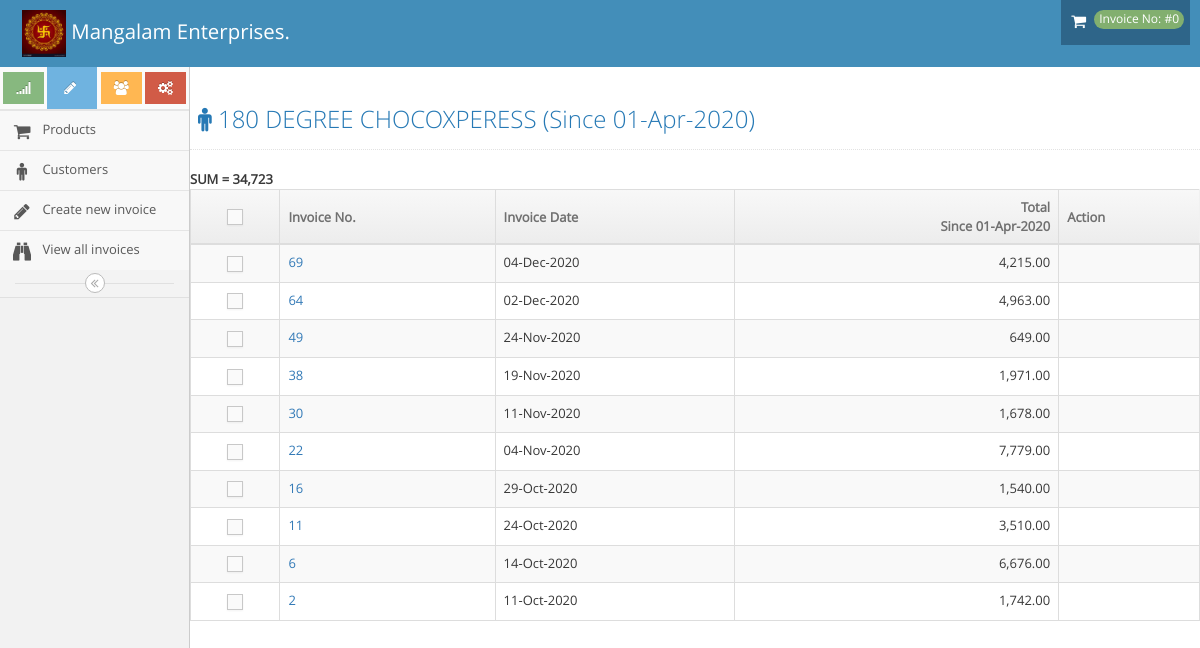
/customer/getCustomerDetails/20, run on an earlier commit of the app's database.
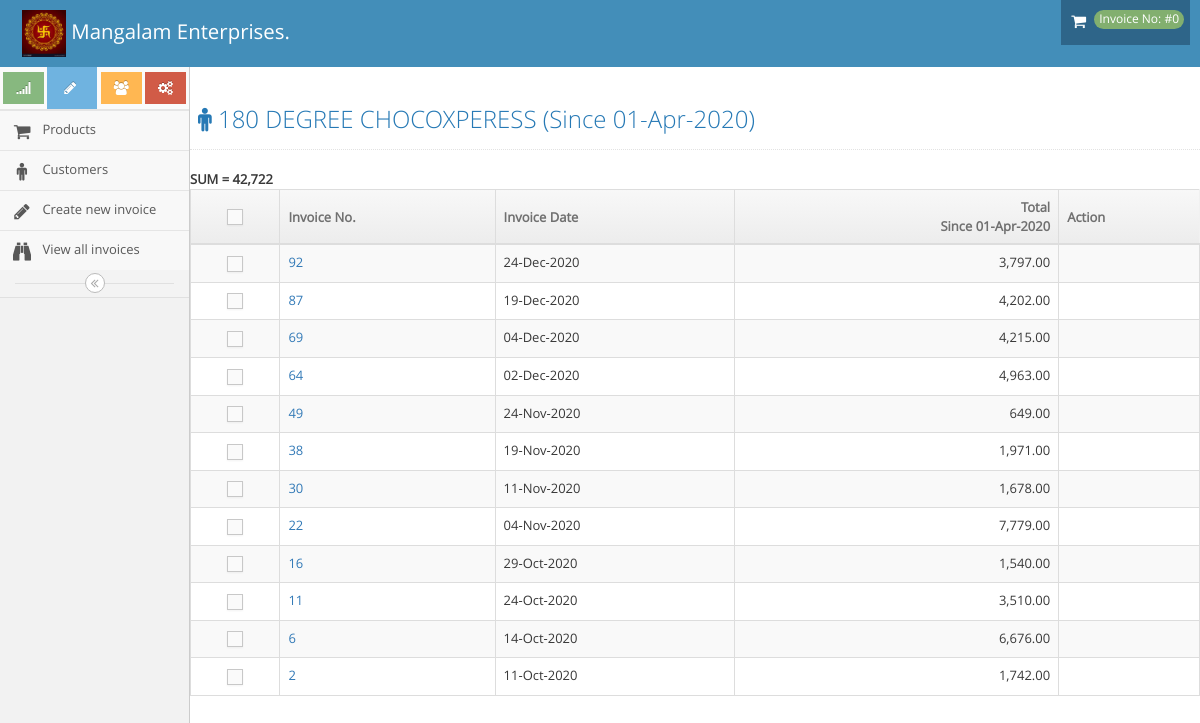
And on a later commit of the database.
### tables this page shows
CREATE TABLE `customer` (
  `id` int(11) NOT NULL,
  `name` varchar(200) NOT NULL,
  `email` varchar(100) NOT NULL,
  `contact` varchar(20) NOT NULL,
  `address` longtext NOT NULL,
  `pincode` varchar(10) NOT NULL,
  `city` varchar(100) NOT NULL,
  `state` varchar(100) NOT NULL,
  `gst_no` varchar(100) NOT NULL,
  `pan` varchar(19) DEFAULT NULL
);

CREATE TABLE `invoice` (
  `id` int(11) NOT NULL,
  `customer_id` int(11) NOT NULL,
  `created_at` datetime NOT NULL DEFAULT CURRENT_TIMESTAMP,
  `invoice_no` int(11) NOT NULL,
  `date` date DEFAULT NULL,
  `total` float DEFAULT NULL,
  `locked` int(11) NOT NULL DEFAULT '0'
);

### application/helpers/functions_helper.php (called while the page is built, shortened)
<?php
function date_converter($dt=null) {
          return date('d-M-Y',strtotime($dt));
}
function financial_yr_start(){
  $yr = date('Y');
  return $yr.'-04-01';
}
function _getAdminLoadView($template_name, $data = array()) {
          $CI = & get_instance();
          $CI->load->view('header', $data);
          $CI->load->view($template_name, $data);
          $CI->load->view('footer',$data);
}
?>

### application/controllers/customer.php (called while the page is built, shortened)
<?php
class Customer extends CI_Controller {
	public function getCustomerDetails($id){
		$data['inv_data'] = $this->Invoice_Model->getAllInvoicesOfCustomer($id);
		_getAdminLoadView('invoice_of_customer',$data);
	}
}

### index.php (called while the page is built, shortened)
<?php
require_once BASEPATH.'core/CodeIgniter.php';

### application/models/Invoice_Model.php (called while the page is built, shortened)
<?php
class Invoice_Model extends CI_Model {
  public function getAllInvoicesOfCustomer($cust_id=0){
    $q = "SELECT c.id,i.*,i.id as iid,i.date as idate,c.name,c.gst_no FROM `invoice` as i left join customer as c on c.id=i.`customer_id` where total is not null and c.id =".$cust_id;
    $date1 = financial_yr_start();
    $q .= " and i.created_at >= '".$date1."'";
     $q .=" order by i.invoice_no DESC";
    $data = $this->db->query($q);
    return ($data->result_array());
  }
}

### application/views/invoice_of_customer.php (the view, shortened to what this page needs)
<div class="page-content">
					</div>
						<div class="page-header">
							<h1>
								<i class="menu-icon fa fa-male"></i>
								<?php echo $inv_data[0]['name'].'      (Since '.date_converter(financial_yr_start()).')' ;?>
							</h1>
						</div>
						<div class="row">
									<div class="col-xs-12">
										<div class="clearfix">
										</div>
										<div>
											<table id="dynamic-table" class="table table-striped table-bordered table-hover">
												<thead>
													<tr>
														<th class="center">
															<label class="pos-rel">
																<span class="lbl"></span>
															</label>
														</th>
														<th>Invoice No.</th>
														<th>Invoice Date</th>
														<th class="amount">Total<br> <?php echo 'Since '.date_converter(financial_yr_start());?> </th>
														<th>Action</th>
													</tr>
												</thead>
												<tbody>
													<?php
													$sum = 0;
													foreach((array)$inv_data as $em){
                    ?>
													<a href="<?php echo base_url('invoice/view_invoice/').$em['iid']?>"><tr></a>
														<td class="center">
															<label class="pos-rel">
																<span class="lbl"></span>
															</label>
														</td>
														<td style"font-size:26px"><a href="<?php echo base_url('invoice/view_invoice/').$em['iid']?>"><?php echo $em['invoice_no']?></a>   </td>
														<td><?php echo date_converter($em['idate']); ?></td>
														<td class="amount"><?php echo number_format($em['total'],2)?></td>
														<td>
														</td>
												<?php $sum+= $em['total']; }  echo '<strong> SUM = '.number_format($sum).'</strong>'; ?>
												</tbody>
												</table>
											</div>
										</div>
									</div>
								</div>
							</div>
						</div>
					</div>

### application/views/header.php (shortened to what this page needs)
<!DOCTYPE html>
<html lang="en" >
	<head>
		<link rel="stylesheet" href="<?php echo base_url(); ?>cosmatics/ace-master/assets/css/bootstrap.min.css" />
		<link rel="stylesheet" href="<?php echo base_url(); ?>cosmatics/ace-master/assets/font-awesome/4.5.0/css/font-awesome.min.css" />
		<link rel="stylesheet" href="<?php echo base_url(); ?>cosmatics/ace-master/assets/css/ace.min.css" class="ace-main-stylesheet" id="main-ace-style" />
		<link rel="stylesheet" href="<?php echo base_url(); ?>cosmatics/ace-master/assets/css/ace-skins.min.css" />
		<link rel="stylesheet" href="<?php echo base_url(); ?>cosmatics/ace-master/assets/css/ace-rtl.min.css" />
		<link rel="stylesheet" href="<?php echo base_url(); ?>cosmatics/ace-master/assets/css/chosen.min.css" />
	</head>
	<body class="no-skin">
		<div id="loader_div" style="display: none;">
		<div id="navbar" class="navbar navbar-default ace-save-state">
			<div class="navbar-container ace-save-state" id="navbar-container">
<div class="navbar-header pull-left">
					<a href="<?php echo base_url('invoice')?>" class="navbar-brand">
						<small>
							<img width="10%" height="10%" src="<?php echo base_url(); ?>cosmatics/img/swastik1.jpg">
							Mangalam Enterprises.
						</small>
					</a>
				</div>
				<?php
				$inv = '#0';
				?>
				<div class="navbar-buttons navbar-header pull-right" role="navigation">
					<ul class="nav ace-nav">
<li class="dropdown-modal">
							<a data-toggle="" target="_blank" class="" href="<?php echo base_url('invoice/view_invoice/').$this->session->userdata('inv_id')?>">
								<i class="ace-icon fa fa-shopping-cart icon-animated-vertical"></i>
								<span class="badge badge-success">Invoice No: <?php echo $inv;?></span>
							</a>
						</li>
					</ul>
				</div>
			</div>
		</div>
		<div class="main-container ace-save-state" id="main-container">
			<div id="sidebar" class="sidebar                  responsive                    ace-save-state">
				<div class="sidebar-shortcuts" id="sidebar-shortcuts">
					<div class="sidebar-shortcuts-large" id="sidebar-shortcuts-large">
						<button class="btn btn-success">
							<i class="ace-icon fa fa-signal"></i>
						</button>
						<a href="<?php echo base_url('invoice/create_invoice') ?>"><button class="btn btn-info">
							<i class="ace-icon fa fa-pencil"></i>
						</button>
</a>
						<button class="btn btn-warning">
							<i class="ace-icon fa fa-users"></i>
						</button>
						<button class="btn btn-danger">
							<i class="ace-icon fa fa-cogs"></i>
						</button>
					</div>
				</div>
				<ul class="nav nav-list">
					<li class="">
					</li>
					<li class="">
						<a href="<?php echo base_url('products')?>">
							<i class="menu-icon fa fa-shopping-cart"></i>
							<span class="menu-text"> Products </span>
						</a>
					</li>
					<li class="">
						<a href="<?php echo base_url('customer')?>">
							<i class="menu-icon fa fa-male"></i>
							<span class="menu-text"> Customers </span>
						</a>
					</li>
						<li class="">
						<a href="<?php echo base_url('invoice/create_invoice')?>">
							<i class="menu-icon fa fa-pencil"></i>
							<span class="menu-text"> Create new invoice </span>
						</a>
					</li>
							<li class="">
						<a href="<?php echo base_url('invoice/all_invoices')?>">
							<i class="menu-icon fa fa-binoculars"></i>
							<span class="menu-text"> View all invoices </span>
						</a>
					</li>
						</ul>
				<div class="sidebar-toggle sidebar-collapse" id="sidebar-collapse">
					<i id="sidebar-toggle-icon" class="ace-icon fa fa-angle-double-left ace-save-state" data-icon1="ace-icon fa fa-angle-double-left" data-icon2="ace-icon fa fa-angle-double-right"></i>
				</div>
			</div>
			<div class="main-content">
				<div class="main-content-inner">

### application/views/footer.php (shortened to what this page needs)
	</body>
</html>

What changed in the data, as far as the page shows it:
added invoice: invoice_no "92", date "24-Dec-2020", total "3,797.00"
added invoice: invoice_no "87", date "19-Dec-2020", total "4,202.00"
Also different on the page:
$sum: "34,723" → "42,722"
